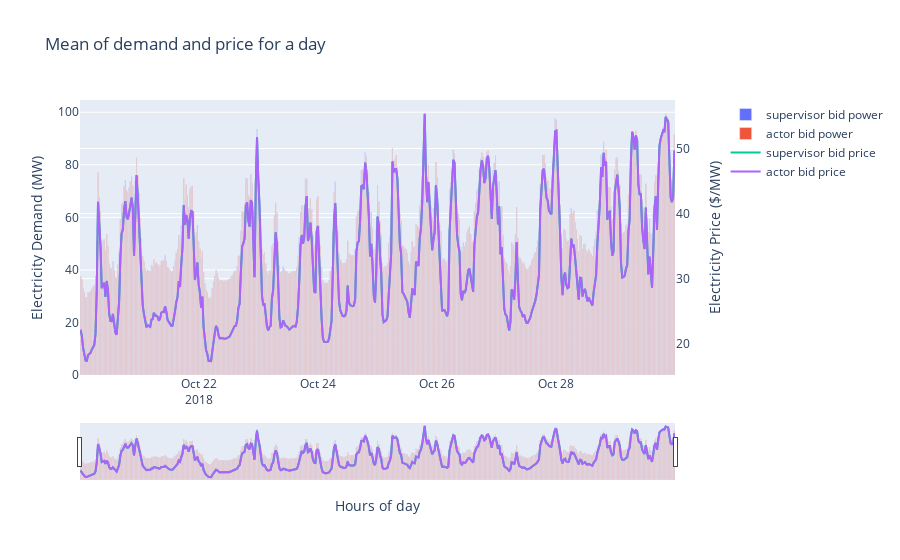

Notebook cell for this chart:
### Code cell
fig = make_subplots(specs=[[{"secondary_y": True}]])
fig.add_trace(go.Bar(x=results['timestamp'], y=results['b_fcas_power'], name='supervisor bid power'), secondary_y=False)
fig.add_trace(go.Bar(x=results['timestamp'], y=results['b_fcas_actor_power'], name='actor bid power'), secondary_y=False)

fig.add_trace(go.Scatter(x=results['timestamp'], y=results['b_fcas_price'], name='supervisor bid price'), secondary_y=True)
fig.add_trace(go.Scatter(x=results['timestamp'], y=results['b_fcas_actor_price'], name='actor bid price'), secondary_y=True)


# Add figure title
fig.update_layout(
    title_text="Mean of demand and price for a day",
    xaxis_rangeslider_visible=True,
)

# Set x-axis title
fig.update_xaxes(title_text="Hours of day")

# Set y-axes titles
fig.update_yaxes(title_text="Electricity Demand (MW)", secondary_y=False)
fig.update_yaxes(title_text="Electricity Price ($/MW)", secondary_y=True)

fig.show()

### Figure 1 — Plotly figure (JSON) as saved in the notebook; plotly's stock layout.template omitted (floating-point values rounded to 4 significant figures; data arrays with more than 128 entries replaced by an {"elided": "..."} marker saying what was removed)
{"data": [{"name": "supervisor bid power", "type": "bar", "x": {"elided": "479 str values"}, "xaxis": "x", "y": {"elided": "479 str values"}, "yaxis": "y"}, {"name": "actor bid power", "type": "bar", "x": {"elided": "479 str values"}, "xaxis": "x", "y": {"elided": "479 float values"}, "yaxis": "y"}, {"name": "supervisor bid price", "type": "scatter", "x": {"elided": "479 str values"}, "xaxis": "x", "y": {"elided": "479 float values"}, "yaxis": "y2"}, {"name": "actor bid price", "type": "scatter", "x": {"elided": "479 str values"}, "xaxis": "x", "y": {"elided": "479 float values"}, "yaxis": "y2"}], "layout": {"title": {"text": "Mean of demand and price for a day"}, "xaxis": {"anchor": "y", "domain": [0, 0.94], "rangeslider": {"visible": true}, "title": {"text": "Hours of day"}}, "yaxis": {"anchor": "x", "domain": [0, 1], "title": {"text": "Electricity Demand (MW)"}}, "yaxis2": {"anchor": "x", "overlaying": "y", "side": "right", "title": {"text": "Electricity Price ($/MW)"}}}}
